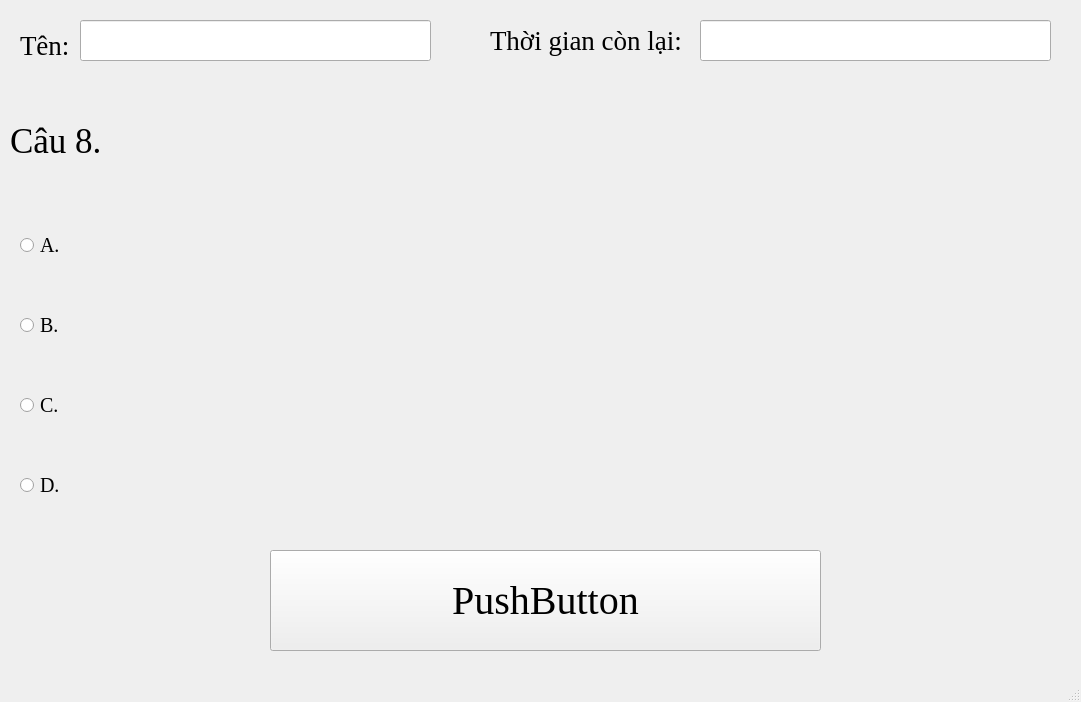
<?xml version="1.0" encoding="UTF-8"?>
<ui version="4.0">
 <class>MainWindow</class>
 <widget class="QMainWindow" name="MainWindow">
  <property name="geometry">
   <rect>
    <x>0</x>
    <y>0</y>
    <width>1081</width>
    <height>702</height>
   </rect>
  </property>
  <property name="minimumSize">
   <size>
    <width>1081</width>
    <height>702</height>
   </size>
  </property>
  <property name="maximumSize">
   <size>
    <width>1081</width>
    <height>702</height>
   </size>
  </property>
  <property name="windowTitle">
   <string>MainWindow</string>
  </property>
  <widget class="QWidget" name="centralwidget">
   <widget class="QRadioButton" name="D_Button">
    <property name="geometry">
     <rect>
      <x>20</x>
      <y>450</y>
      <width>1061</width>
      <height>71</height>
     </rect>
    </property>
    <property name="font">
     <font>
      <family>Times New Roman</family>
      <pointsize>15</pointsize>
     </font>
    </property>
    <property name="text">
     <string>D.</string>
    </property>
   </widget>
   <widget class="QLineEdit" name="Time">
    <property name="geometry">
     <rect>
      <x>700</x>
      <y>20</y>
      <width>351</width>
      <height>41</height>
     </rect>
    </property>
    <property name="font">
     <font>
      <family>Times New Roman</family>
      <pointsize>25</pointsize>
     </font>
    </property>
   </widget>
   <widget class="QRadioButton" name="C_Button">
    <property name="geometry">
     <rect>
      <x>20</x>
      <y>370</y>
      <width>1061</width>
      <height>71</height>
     </rect>
    </property>
    <property name="font">
     <font>
      <family>Times New Roman</family>
      <pointsize>15</pointsize>
     </font>
    </property>
    <property name="text">
     <string>C.</string>
    </property>
   </widget>
   <widget class="QPushButton" name="Next_Button">
    <property name="geometry">
     <rect>
      <x>270</x>
      <y>550</y>
      <width>551</width>
      <height>101</height>
     </rect>
    </property>
    <property name="font">
     <font>
      <family>Times New Roman</family>
      <pointsize>30</pointsize>
     </font>
    </property>
    <property name="text">
     <string>PushButton</string>
    </property>
   </widget>
   <widget class="QLabel" name="label_4">
    <property name="geometry">
     <rect>
      <x>490</x>
      <y>20</y>
      <width>201</width>
      <height>41</height>
     </rect>
    </property>
    <property name="font">
     <font>
      <family>Times New Roman</family>
      <pointsize>20</pointsize>
     </font>
    </property>
    <property name="text">
     <string>Thời gian còn lại:</string>
    </property>
   </widget>
   <widget class="QLineEdit" name="Name">
    <property name="geometry">
     <rect>
      <x>80</x>
      <y>20</y>
      <width>351</width>
      <height>41</height>
     </rect>
    </property>
    <property name="font">
     <font>
      <family>Times New Roman</family>
      <pointsize>25</pointsize>
     </font>
    </property>
   </widget>
   <widget class="QRadioButton" name="B_Button">
    <property name="geometry">
     <rect>
      <x>20</x>
      <y>290</y>
      <width>1061</width>
      <height>71</height>
     </rect>
    </property>
    <property name="font">
     <font>
      <family>Times New Roman</family>
      <pointsize>15</pointsize>
     </font>
    </property>
    <property name="text">
     <string>B.</string>
    </property>
   </widget>
   <widget class="QRadioButton" name="A_Button">
    <property name="geometry">
     <rect>
      <x>20</x>
      <y>210</y>
      <width>1061</width>
      <height>71</height>
     </rect>
    </property>
    <property name="font">
     <font>
      <family>Times New Roman</family>
      <pointsize>15</pointsize>
     </font>
    </property>
    <property name="text">
     <string>A.</string>
    </property>
   </widget>
   <widget class="QLabel" name="label_3">
    <property name="geometry">
     <rect>
      <x>20</x>
      <y>30</y>
      <width>61</width>
      <height>31</height>
     </rect>
    </property>
    <property name="font">
     <font>
      <family>Times New Roman</family>
      <pointsize>20</pointsize>
     </font>
    </property>
    <property name="text">
     <string>Tên:</string>
    </property>
   </widget>
   <widget class="QLabel" name="label_2">
    <property name="geometry">
     <rect>
      <x>10</x>
      <y>80</y>
      <width>1071</width>
      <height>121</height>
     </rect>
    </property>
    <property name="font">
     <font>
      <family>Times New Roman</family>
      <pointsize>26</pointsize>
     </font>
    </property>
    <property name="styleSheet">
     <string notr="true"/>
    </property>
    <property name="text">
     <string>Câu 8.</string>
    </property>
   </widget>
  </widget>
  <widget class="QMenuBar" name="menubar">
   <property name="geometry">
    <rect>
     <x>0</x>
     <y>0</y>
     <width>1081</width>
     <height>21</height>
    </rect>
   </property>
  </widget>
  <widget class="QStatusBar" name="statusbar"/>
 </widget>
 <resources/>
 <connections/>
</ui>
